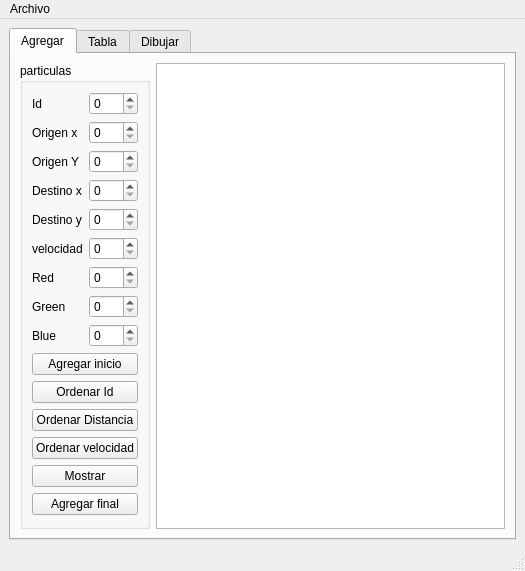
<?xml version="1.0" encoding="UTF-8"?>
<ui version="4.0">
 <class>MainWindow</class>
 <widget class="QMainWindow" name="MainWindow">
  <property name="geometry">
   <rect>
    <x>0</x>
    <y>0</y>
    <width>525</width>
    <height>539</height>
   </rect>
  </property>
  <property name="windowTitle">
   <string>MainWindow</string>
  </property>
  <widget class="QWidget" name="centralwidget">
   <layout class="QGridLayout" name="gridLayout_4">
    <item row="0" column="0">
     <widget class="QTabWidget" name="tabWidget">
      <property name="currentIndex">
       <number>0</number>
      </property>
      <widget class="QWidget" name="tab">
       <attribute name="title">
        <string>Agregar</string>
       </attribute>
       <layout class="QGridLayout" name="gridLayout_2">
        <item row="0" column="0">
         <widget class="QGroupBox" name="groupBox">
          <property name="title">
           <string>particulas</string>
          </property>
          <layout class="QGridLayout" name="gridLayout">
           <item row="3" column="0">
            <widget class="QLabel" name="label">
             <property name="text">
              <string>Destino x</string>
             </property>
            </widget>
           </item>
           <item row="8" column="0">
            <widget class="QLabel" name="label_5">
             <property name="text">
              <string>Green</string>
             </property>
            </widget>
           </item>
           <item row="7" column="0">
            <widget class="QLabel" name="label_4">
             <property name="text">
              <string>Red</string>
             </property>
            </widget>
           </item>
           <item row="0" column="1">
            <widget class="QSpinBox" name="Id_spinBox"/>
           </item>
           <item row="8" column="1">
            <widget class="QSpinBox" name="Green_spinBox"/>
           </item>
           <item row="5" column="0">
            <widget class="QLabel" name="label_2">
             <property name="text">
              <string>Destino y</string>
             </property>
            </widget>
           </item>
           <item row="2" column="1">
            <widget class="QSpinBox" name="Origen_y_spinBox"/>
           </item>
           <item row="7" column="1">
            <widget class="QSpinBox" name="Red_spinBox"/>
           </item>
           <item row="14" column="0" colspan="2">
            <widget class="QPushButton" name="Mostrar_pushButton">
             <property name="text">
              <string>Mostrar</string>
             </property>
            </widget>
           </item>
           <item row="5" column="1">
            <widget class="QSpinBox" name="Destino_y_spinBox"/>
           </item>
           <item row="15" column="0" colspan="2">
            <widget class="QPushButton" name="Agregar_final_pushButton">
             <property name="text">
              <string>Agregar final</string>
             </property>
            </widget>
           </item>
           <item row="1" column="1">
            <widget class="QSpinBox" name="Origen_x_spinBox"/>
           </item>
           <item row="9" column="0">
            <widget class="QLabel" name="label_6">
             <property name="text">
              <string>Blue</string>
             </property>
            </widget>
           </item>
           <item row="0" column="0">
            <widget class="QLabel" name="label_7">
             <property name="text">
              <string>Id</string>
             </property>
            </widget>
           </item>
           <item row="6" column="0">
            <widget class="QLabel" name="label_3">
             <property name="text">
              <string>velocidad</string>
             </property>
            </widget>
           </item>
           <item row="2" column="0">
            <widget class="QLabel" name="label_9">
             <property name="text">
              <string>Origen Y</string>
             </property>
            </widget>
           </item>
           <item row="9" column="1">
            <widget class="QSpinBox" name="Blue_spinBox"/>
           </item>
           <item row="1" column="0">
            <widget class="QLabel" name="label_8">
             <property name="text">
              <string>Origen x</string>
             </property>
            </widget>
           </item>
           <item row="6" column="1">
            <widget class="QSpinBox" name="Velocidad_spinBox"/>
           </item>
           <item row="10" column="0" colspan="2">
            <widget class="QPushButton" name="Agregar_inicio_pushButton">
             <property name="text">
              <string>Agregar inicio</string>
             </property>
            </widget>
           </item>
           <item row="3" column="1">
            <widget class="QSpinBox" name="Destino_x_spinBox"/>
           </item>
           <item row="11" column="0" colspan="2">
            <widget class="QPushButton" name="ordenar_id_pushButton">
             <property name="text">
              <string>Ordenar Id</string>
             </property>
            </widget>
           </item>
           <item row="12" column="0" colspan="2">
            <widget class="QPushButton" name="Ordenar_distancia_pushButton">
             <property name="text">
              <string>Ordenar Distancia</string>
             </property>
            </widget>
           </item>
           <item row="13" column="0" colspan="2">
            <widget class="QPushButton" name="pOrdenar_velocidad_pushButton">
             <property name="text">
              <string>Ordenar velocidad</string>
             </property>
            </widget>
           </item>
          </layout>
         </widget>
        </item>
        <item row="0" column="1">
         <widget class="QPlainTextEdit" name="salida"/>
        </item>
       </layout>
      </widget>
      <widget class="QWidget" name="tab_2">
       <attribute name="title">
        <string>Tabla</string>
       </attribute>
       <layout class="QGridLayout" name="gridLayout_3">
        <item row="0" column="0" colspan="3">
         <widget class="QTableWidget" name="tabla"/>
        </item>
        <item row="1" column="0">
         <widget class="QLineEdit" name="buscar_lineEdit">
          <property name="placeholderText">
           <string>Tipo de particula</string>
          </property>
         </widget>
        </item>
        <item row="1" column="1">
         <widget class="QPushButton" name="buscar_pushButton">
          <property name="text">
           <string>Buscar</string>
          </property>
         </widget>
        </item>
        <item row="1" column="2">
         <widget class="QPushButton" name="mostrar_tabla_pushButton">
          <property name="text">
           <string>Mostrar</string>
          </property>
         </widget>
        </item>
       </layout>
      </widget>
      <widget class="QWidget" name="tab_3">
       <attribute name="title">
        <string>Dibujar</string>
       </attribute>
       <layout class="QGridLayout" name="gridLayout_5">
        <item row="0" column="0" colspan="2">
         <widget class="QGraphicsView" name="graphicsView"/>
        </item>
        <item row="1" column="0">
         <widget class="QPushButton" name="dibujar_pushButton">
          <property name="text">
           <string>Dibujar</string>
          </property>
         </widget>
        </item>
        <item row="1" column="1">
         <widget class="QPushButton" name="limpiar_pushButton">
          <property name="text">
           <string>Limpiar</string>
          </property>
         </widget>
        </item>
       </layout>
      </widget>
     </widget>
    </item>
   </layout>
  </widget>
  <widget class="QMenuBar" name="menubar">
   <property name="geometry">
    <rect>
     <x>0</x>
     <y>0</y>
     <width>525</width>
     <height>21</height>
    </rect>
   </property>
   <widget class="QMenu" name="menuArchivo">
    <property name="title">
     <string>Archivo</string>
    </property>
    <addaction name="actionAbrir"/>
    <addaction name="actionGuardar"/>
   </widget>
   <addaction name="menuArchivo"/>
  </widget>
  <widget class="QStatusBar" name="statusbar"/>
  <action name="actionAbrir">
   <property name="text">
    <string>Abrir</string>
   </property>
   <property name="shortcut">
    <string>Ctrl+O</string>
   </property>
  </action>
  <action name="actionGuardar">
   <property name="text">
    <string>Guardar</string>
   </property>
   <property name="shortcut">
    <string>Ctrl+D</string>
   </property>
  </action>
 </widget>
 <resources/>
 <connections/>
</ui>
